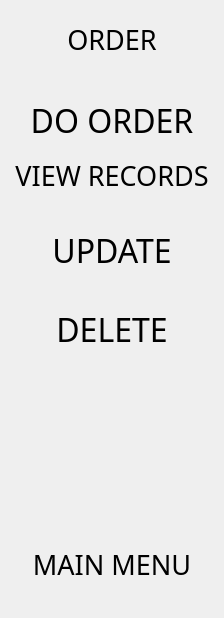
         <widget class="QWidget" name="lmo">
          <layout class="QVBoxLayout" name="verticalLayout_3">
           <item>
            <spacer name="verticalSpacer_67">
             <property name="orientation">
              <enum>Qt::Vertical</enum>
             </property>
             <property name="sizeType">
              <enum>QSizePolicy::Maximum</enum>
             </property>
             <property name="sizeHint" stdset="0">
              <size>
               <width>20</width>
               <height>10</height>
              </size>
             </property>
            </spacer>
           </item>
           <item>
            <widget class="QLabel" name="lmo_lb_title">
             <property name="sizePolicy">
              <sizepolicy hsizetype="Preferred" vsizetype="Fixed">
               <horstretch>0</horstretch>
               <verstretch>0</verstretch>
              </sizepolicy>
             </property>
             <property name="font">
              <font>
               <family>Fira Sans</family>
               <pointsize>20</pointsize>
              </font>
             </property>
             <property name="text">
              <string>ORDER</string>
             </property>
             <property name="alignment">
              <set>Qt::AlignCenter</set>
             </property>
            </widget>
           </item>
           <item>
            <spacer name="verticalSpacer_68">
             <property name="orientation">
              <enum>Qt::Vertical</enum>
             </property>
             <property name="sizeType">
              <enum>QSizePolicy::Maximum</enum>
             </property>
             <property name="sizeHint" stdset="0">
              <size>
               <width>20</width>
               <height>30</height>
              </size>
             </property>
            </spacer>
           </item>
           <item>
            <widget class="QPushButton" name="lmo_btn_do">
             <property name="sizePolicy">
              <sizepolicy hsizetype="Minimum" vsizetype="Preferred">
               <horstretch>0</horstretch>
               <verstretch>0</verstretch>
              </sizepolicy>
             </property>
             <property name="font">
              <font>
               <family>Fira Sans Medium</family>
               <pointsize>24</pointsize>
              </font>
             </property>
             <property name="styleSheet">
              <string notr="true">QPushButton:hover
{
   border: 4px solid  rgb(31, 80, 20);
	background-color: rgb(236, 236, 224);

}
</string>
             </property>
             <property name="text">
              <string>DO ORDER</string>
             </property>
             <property name="flat">
              <bool>true</bool>
             </property>
            </widget>
           </item>
           <item>
            <widget class="QPushButton" name="lmo_btn_v">
             <property name="sizePolicy">
              <sizepolicy hsizetype="Minimum" vsizetype="Preferred">
               <horstretch>0</horstretch>
               <verstretch>0</verstretch>
              </sizepolicy>
             </property>
             <property name="font">
              <font>
               <family>Fira Sans Medium</family>
               <pointsize>20</pointsize>
              </font>
             </property>
             <property name="styleSheet">
              <string notr="true">QPushButton:hover
{
   border: 4px solid  rgb(31, 80, 20);
	background-color: rgb(236, 236, 224);

}
</string>
             </property>
             <property name="text">
              <string>VIEW RECORDS</string>
             </property>
             <property name="flat">
              <bool>true</bool>
             </property>
            </widget>
           </item>
           <item>
            <spacer name="verticalSpacer_70">
             <property name="orientation">
              <enum>Qt::Vertical</enum>
             </property>
             <property name="sizeType">
              <enum>QSizePolicy::Maximum</enum>
             </property>
             <property name="sizeHint" stdset="0">
              <size>
               <width>20</width>
               <height>20</height>
              </size>
             </property>
            </spacer>
           </item>
           <item>
            <widget class="QPushButton" name="lmo_btn_u">
             <property name="sizePolicy">
              <sizepolicy hsizetype="Minimum" vsizetype="Preferred">
               <horstretch>0</horstretch>
               <verstretch>0</verstretch>
              </sizepolicy>
             </property>
             <property name="font">
              <font>
               <family>Fira Sans Medium</family>
               <pointsize>24</pointsize>
              </font>
             </property>
             <property name="styleSheet">
              <string notr="true">QPushButton:hover
{
   border: 4px solid  rgb(31, 80, 20);
	background-color: rgb(236, 236, 224);

}
</string>
             </property>
             <property name="text">
              <string>UPDATE</string>
             </property>
             <property name="flat">
              <bool>true</bool>
             </property>
            </widget>
           </item>
           <item>
            <spacer name="verticalSpacer_71">
             <property name="orientation">
              <enum>Qt::Vertical</enum>
             </property>
             <property name="sizeType">
              <enum>QSizePolicy::Maximum</enum>
             </property>
             <property name="sizeHint" stdset="0">
              <size>
               <width>20</width>
               <height>20</height>
              </size>
             </property>
            </spacer>
           </item>
           <item>
            <widget class="QPushButton" name="lmo_btn_d">
             <property name="sizePolicy">
              <sizepolicy hsizetype="Minimum" vsizetype="Preferred">
               <horstretch>0</horstretch>
               <verstretch>0</verstretch>
              </sizepolicy>
             </property>
             <property name="font">
              <font>
               <family>Fira Sans Medium</family>
               <pointsize>24</pointsize>
              </font>
             </property>
             <property name="styleSheet">
              <string notr="true">QPushButton:hover
{
   border: 4px solid  rgb(31, 80, 20);
	background-color: rgb(236, 236, 224);

}
</string>
             </property>
             <property name="text">
              <string>DELETE</string>
             </property>
             <property name="flat">
              <bool>true</bool>
             </property>
            </widget>
           </item>
           <item>
            <spacer name="verticalSpacer_72">
             <property name="orientation">
              <enum>Qt::Vertical</enum>
             </property>
             <property name="sizeType">
              <enum>QSizePolicy::Maximum</enum>
             </property>
             <property name="sizeHint" stdset="0">
              <size>
               <width>20</width>
               <height>180</height>
              </size>
             </property>
            </spacer>
           </item>
           <item>
            <widget class="QPushButton" name="lmo_btn_m">
             <property name="sizePolicy">
              <sizepolicy hsizetype="Preferred" vsizetype="Preferred">
               <horstretch>0</horstretch>
               <verstretch>0</verstretch>
              </sizepolicy>
             </property>
             <property name="minimumSize">
              <size>
               <width>0</width>
               <height>0</height>
              </size>
             </property>
             <property name="sizeIncrement">
              <size>
               <width>0</width>
               <height>0</height>
              </size>
             </property>
             <property name="font">
              <font>
               <family>Fira Sans Medium</family>
               <pointsize>20</pointsize>
              </font>
             </property>
             <property name="styleSheet">
              <string notr="true">QPushButton:hover
{
   border: 4px solid  rgb(31, 80, 20);
	background-color: rgb(236, 236, 224);

}
</string>
             </property>
             <property name="text">
              <string>MAIN MENU</string>
             </property>
             <property name="autoDefault">
              <bool>false</bool>
             </property>
             <property name="flat">
              <bool>true</bool>
             </property>
            </widget>
           </item>
           <item>
            <spacer name="verticalSpacer_73">
             <property name="orientation">
              <enum>Qt::Vertical</enum>
             </property>
             <property name="sizeType">
              <enum>QSizePolicy::Maximum</enum>
             </property>
             <property name="sizeHint" stdset="0">
              <size>
               <width>20</width>
               <height>20</height>
              </size>
             </property>
            </spacer>
           </item>
          </layout>
         </widget>
